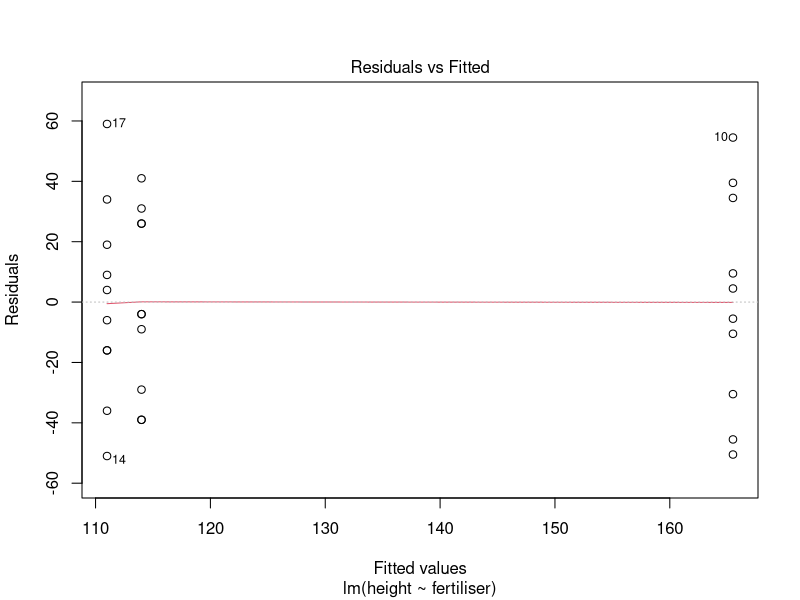
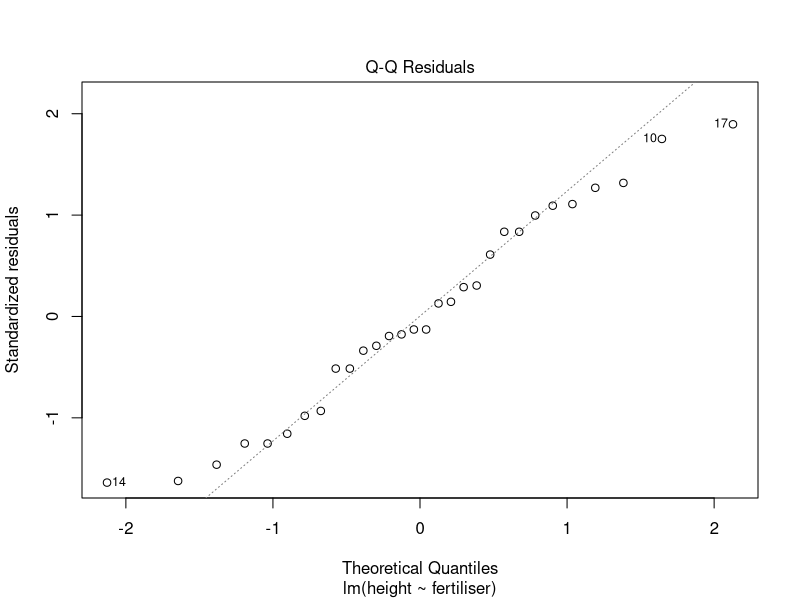
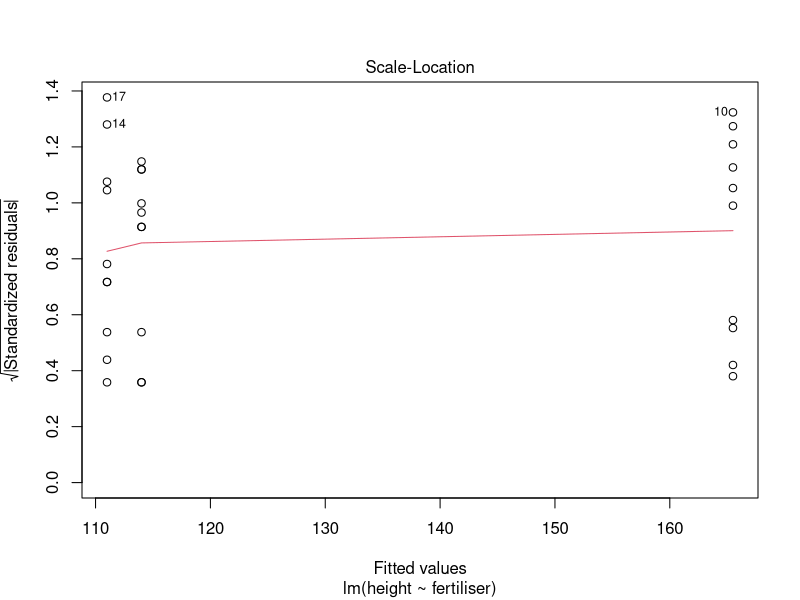
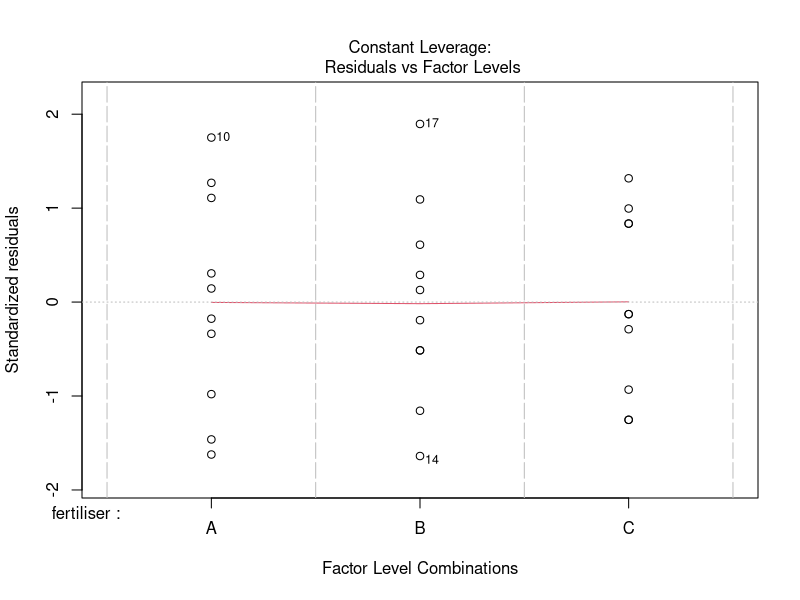
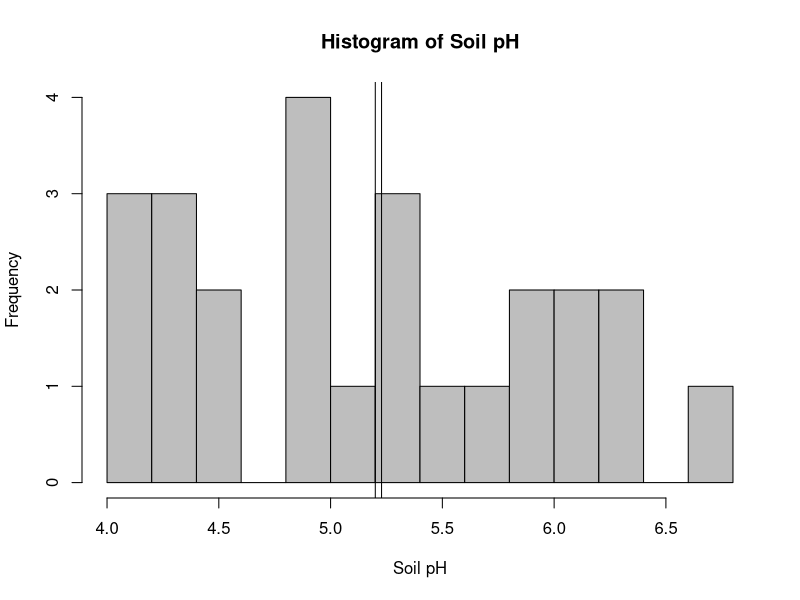
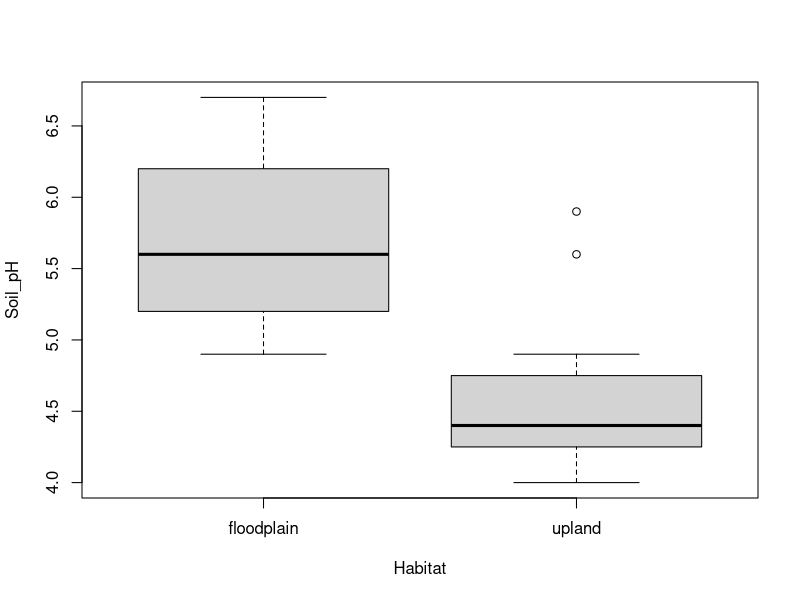
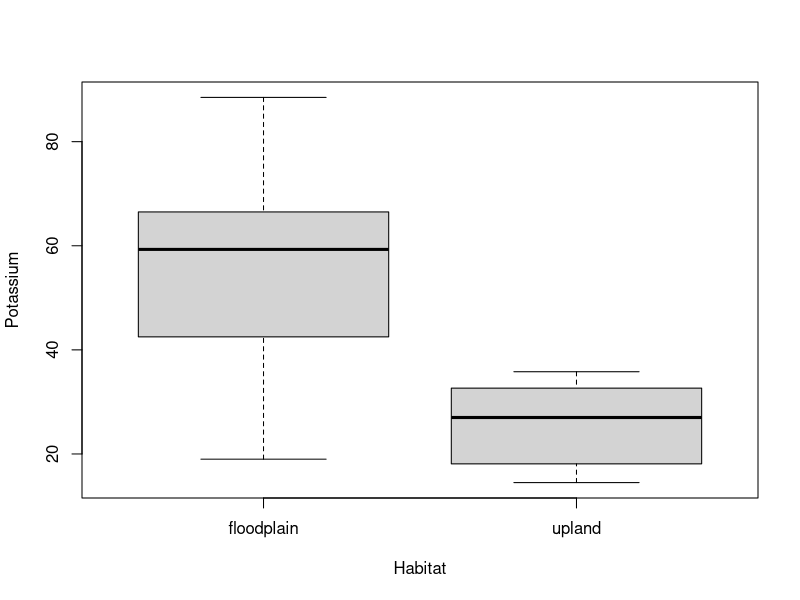

R code for these plots, in order: (Note: this script raises an error after producing the figures.)
#Laura Barraclough 08/11/2021
#Professional Skills: Basic Statistics
#s1729795@ed.ac.uk

#Exercise 1: Basic ANOVA ----
  #create vectors of tree height measurements
A<- c(115, 120, 135, 155, 160, 170, 175, 200, 205, 220)
B<- c(115, 145,75,60,95,95,170,105,130,120)
C<- c(155,75,110,145,85,105,140,75,140,110)

  #create a vector of combined heights of three categories
height<- c(A,B,C)
  #add in treatment
fertiliser<- c(rep("A",length(A)), rep("B",length(B)), rep("C",length(C)))
  #put all the data into one frame
alldata<- data.frame(fertiliser,height)

  #building a asimple statistical model
(height_lm<- lm(height~fertiliser, data = alldata))
anova(height_lm)
summary(height_lm)
  #            Estimate Std. Error t value Pr(>|t|)    
#(Intercept)   165.50      10.37  15.955 2.86e-15 ***
  #fertiliserB   -54.50      14.67  -3.715 0.000936 ***
  #fertiliserC   -51.50      14.67  -3.511 0.001590 ** 

  #does our data satisfy the assumptions of the anova test
height_resids<- resid(height_lm)
shapiro.test(height_resids)#because our p>0.05, we can reject the hypothesis that our data is not normally distributed
bartlett.test(height~fertiliser, data = alldata)

  #plot our linear model object
plot(height_lm) #our data satisfies the assumptions of the test

  #fertiliser significantly affects seedling height.
  #although we cannot conclude that fertiliser A leads to significantly taller seedlings than fertilisers B and C.

#Using a Tukey's test to statistically test which fertilisers are driving our significant anova result
(height_aov<- aov(height~fertiliser, data = alldata))
TukeyHSD(height_aov)
  #this shows us that A and B have significantly different heights
  #A and C have significantly different heights, but B and C do not.
  #A differs significantly from B and C.



#Exercise 2:
#Analyses with Single Categorical Explanatory Variable and Continuous Response ----
soils<- read.csv("Peru_Soil_Data.csv")

  #have a quick look at the data
dim(soils)
names(soils)
soils$Soil_pH
head(soils)
summary(soils)

  #explore each variable individually using histograms
hist(soils$Soil_pH, breaks = 10, col="grey",
     xlab="Soil pH", main = "Histogram of Soil pH")
  #add a line showing the mean and median
abline(v= median(soils$Soil_pH))
abline(v= mean(soils$Soil_pH))

  #boxplots of variables across habitat types
boxplot(Soil_pH~Habitat,data=soils)
boxplot(Potassium~Habitat,data=soils)

  #use ANOVA to determine if these Soil_pH and Potassium vary significantly
  #with habitat type
lm_pH<- lm(Soil_pH~ Habitat, data = soils)
anova(lm_pH) #returns significant P values 
lm_K<- lm(Potassium~ Habitat, data = soils)
anova(lm_K) #returns significant P values

  #check the assumptions hold true by extracting teh residuals
lm_pH_resids<- resid(lm_pH)
shapiro.test(lm_pH_resids)
bartlett.test(Soil_pH~ Habitat, data = soils)
lm_K_resids<- resid(lm_K)
shapiro.test(lm_K_resids)
bartlett.test(Potassium~ Habitat, data = soils)
  #plot these
plot.lm(lm_pH)
plot.lm(lm_K)
  #potassium does not have homogenous variance across the floodplain and terra firme

  #visually examining the data to check assumptions